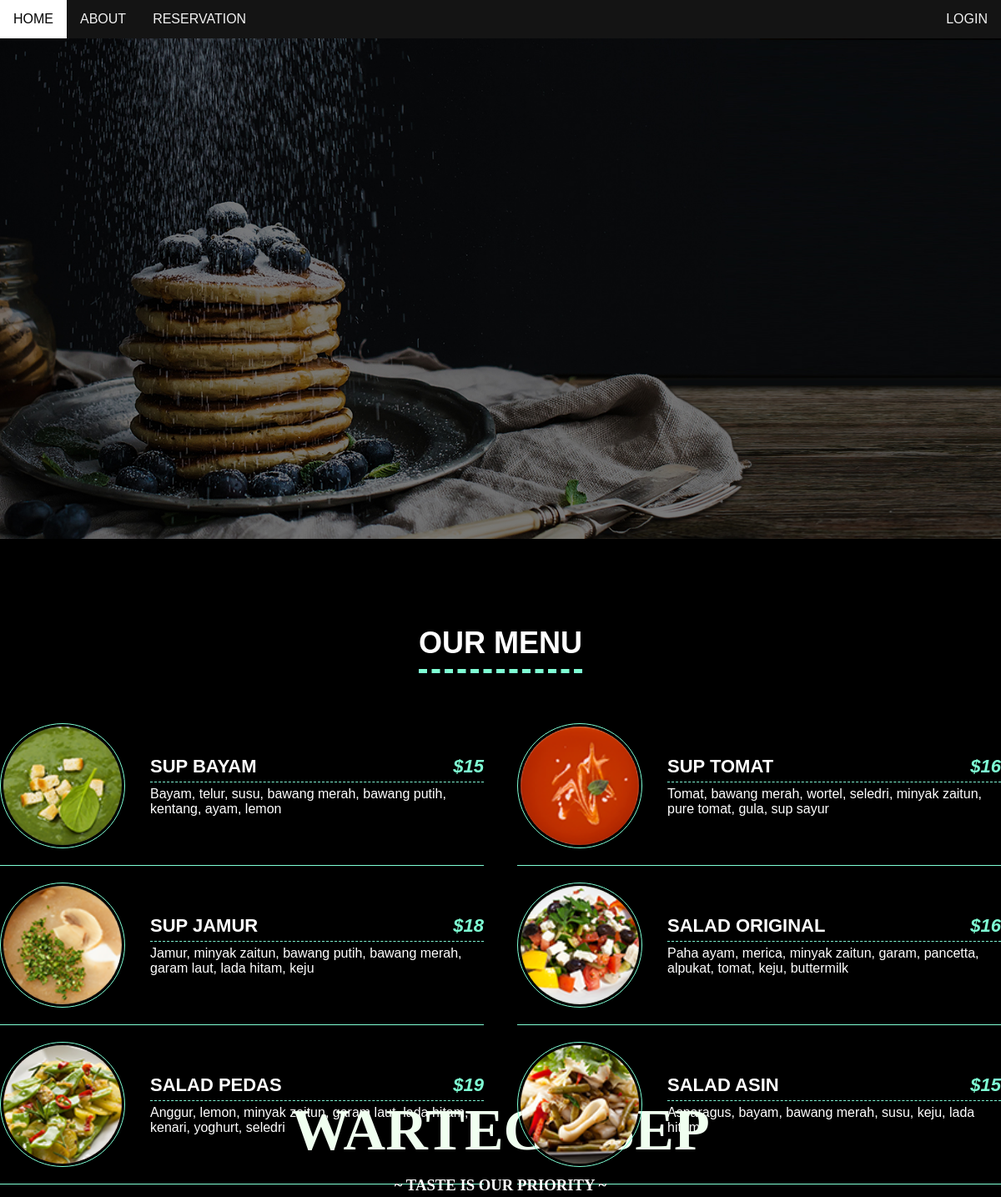
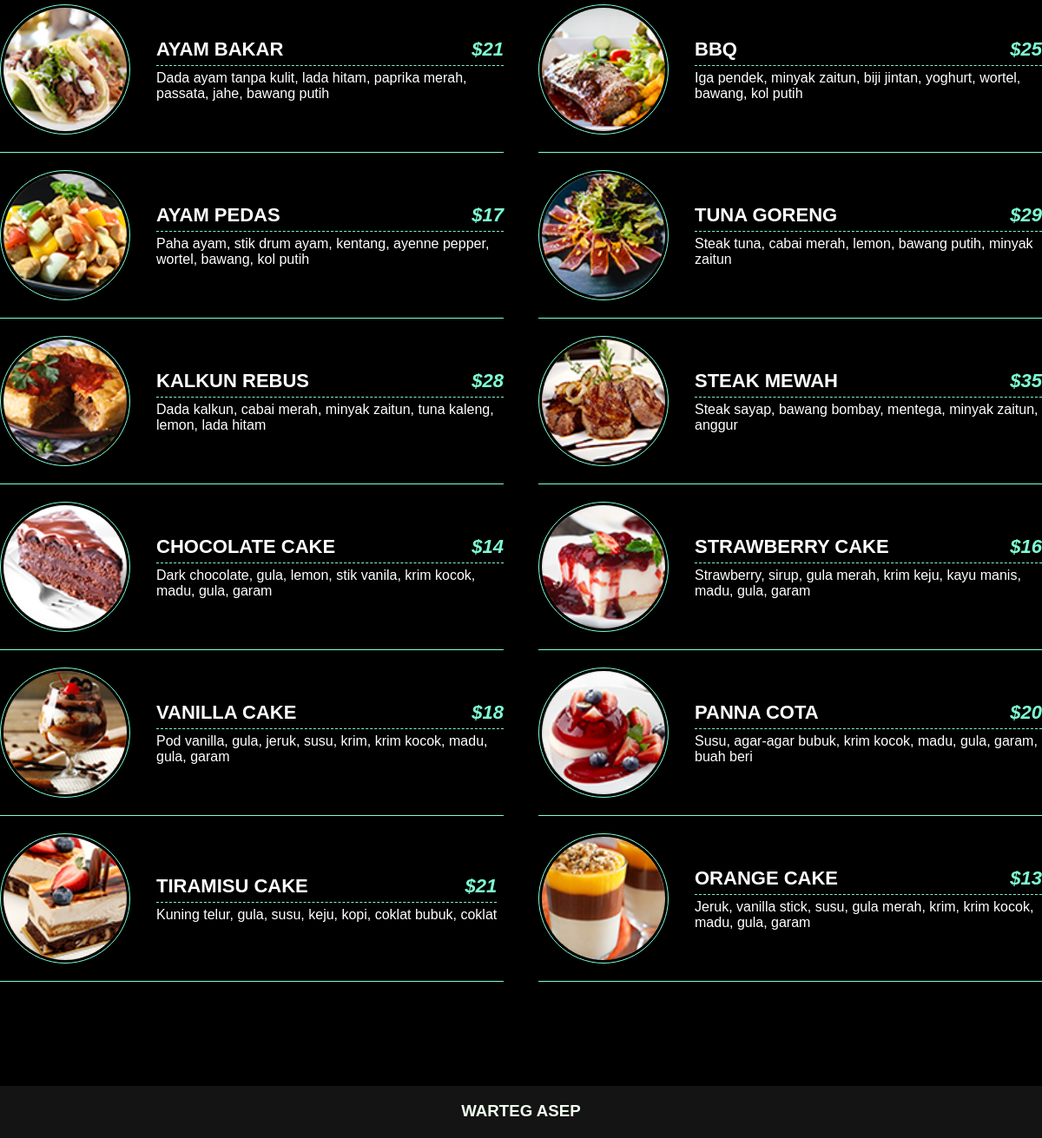
The page / on the database its author committed (2 pictures, top to bottom).
### tables this page shows
CREATE TABLE `menu` (
  `id` int(5) NOT NULL,
  `nama` varchar(30) NOT NULL,
  `harga` int(3) NOT NULL,
  `deskripsi` varchar(100) DEFAULT NULL,
  `gambar` varchar(100) DEFAULT NULL
);

### index.php (the view, shortened to what this page needs)
<!DOCTYPE html>
<html lang="en">
<head>
    <link rel="stylesheet" type="text/css" href="css/style.css">
</head>
<body>
    <div class="topnav">
        <a href="#home">HOME</a>
        <a href="#about">ABOUT</a>
        <a href="#reservation">RESERVATION</a>
        <a href="login.php" target="_blank" style="float:right">LOGIN</a>
    </div>
    <div class="header">
        <div class="header-img">
            <img src="img/page-titles/page-title-2.jpg">
        </div>
        <div class="header-title">
            <h1>WARTEG ASEP</h1>
            <h3 style="font-family:'Lucida Sans'">~ Taste is Our Priority ~</h3>
        </div>
    </div>
    <?php
    $koneksi = mysqli_connect("localhost", "root", "", "promnet") or die("Koneksi Gagal");
    $sql = "SELECT * FROM menu";
    $query = mysqli_query($koneksi, $sql);
    ?>
    <div class="wrapper">
        <div class="title">
            <h4>OUR MENU</h4>
        </div>
        <div class="menu">
            <?php
            while ($data = mysqli_fetch_array($query)) {
            ?>
                <div class="single-menu">
                    <img src="img/pics/<?php echo $data['gambar']; ?>" alt="">
                    <div class="menu-content">
                        <h4><?php echo $data['nama'] ?><span><?php echo "$" . $data['harga']; ?></span></h4>
                        <p><?php echo $data['deskripsi']; ?></p>
                    </div>
                </div>
            <?php
            }
            ?>
        </div>
    </div>
    <div class="footer">
        <br>
        <h3>WARTEG ASEP</h3>
    </div>
</body>
</html>

### css/style.css (style rules this page uses)
* { margin: 0; padding: 0; box-sizing: border-box; scroll-behavior: smooth; }
.topnav { overflow: hidden; background-color: rgb(20, 20, 20); }
.topnav a { float: left; position: relative; display: block; color: #f2f2f2; text-align: center; padding: 14px 16px; text-decoration: none; }
body { font-family: "Poppins", sans-serif; background-color: black; }
.header { text-align: center; width: 100%; height: 100%; background-size: cover; color: black; }
.header-title { position: absolute; top: 50%; left: 50%; transform: translate(-50%, -50%); text-align: center; text-transform: uppercase; color: white; }
.header h1 { font-size: 70px; text-align: center; color: honeydew; font-family: "Montez", cursive; padding-bottom: 15px; }
.header img { width: 100%; height: 600px; background-color: rgba(0, 0, 0, 0.4); object-fit: cover; position: relative; background-repeat: no-repeat; }
.wrapper { width: 1200px; margin: 100px auto; }
.title { text-align: center; margin-bottom: 60px; }
.title h4 { font-size: 36px; position: relative; display: inline-block; padding-bottom: 10px; color: white; border-bottom: 5px dashed aquamarine; }
.menu { display: flex; flex-wrap: wrap; justify-content: space-between; color: white; }
.single-menu { flex-basis: 580px; margin-bottom: 20px; padding-bottom: 20px; border-bottom: 1px solid aquamarine; }
.single-menu { display: flex; flex-direction: row; align-items: center; }
.single-menu img { width: 150px; height: 150px; margin-right: 30px; border-radius: 50%; border: 1px solid aquamarine; padding: 3px; transition: 1s; position: relative; }
.single-menu h4 { text-transform: capitalize; font-size: 22px; border-bottom: 1px dashed aquamarine; margin-bottom: 5px; padding-bottom: 5px; }
.single-menu h4 span { float: right; color: aquamarine; font-style: italic; }
.footer { overflow: hidden; background-color: rgb(20, 20, 20); display: block; height: 60px; }
.footer h3 { color: honeydew; text-align: center; }

### rows shown on the page
menu: gambar (picture), nama "SUP BAYAM", harga "15", deskripsi "Bayam, telur, susu, bawang merah, bawang putih, kentang, ayam, lemon"
menu: gambar (picture), nama "SUP TOMAT", harga "16", deskripsi "Tomat, bawang merah, wortel, seledri, minyak zaitun, pure tomat, gula, sup sayur"
menu: gambar (picture), nama "SUP JAMUR", harga "18", deskripsi "Jamur, minyak zaitun, bawang putih, bawang merah, garam laut, lada hitam, keju"
menu: gambar (picture), nama "SALAD ORIGINAL", harga "16", deskripsi "Paha ayam, merica, minyak zaitun, garam, pancetta, alpukat, tomat, keju, buttermilk"
menu: gambar (picture), nama "SALAD PEDAS", harga "19", deskripsi "Anggur, lemon, minyak zaitun, garam laut, lada hitam, kenari, yoghurt, seledri"
menu: gambar (picture), nama "SALAD ASIN", harga "15", deskripsi "Asparagus, bayam, bawang merah, susu, keju, lada hitam"
menu: gambar (picture), nama "AYAM BAKAR", harga "21", deskripsi "Dada ayam tanpa kulit, lada hitam, paprika merah, passata, jahe, bawang putih"
menu: gambar (picture), nama "BBQ", harga "25", deskripsi "Iga pendek, minyak zaitun, biji jintan, yoghurt, wortel, bawang, kol putih"
menu: gambar (picture), nama "AYAM PEDAS", harga "17", deskripsi "Paha ayam, stik drum ayam, kentang, ayenne pepper, wortel, bawang, kol putih"
menu: gambar (picture), nama "TUNA GORENG", harga "29", deskripsi "Steak tuna, cabai merah, lemon, bawang putih, minyak zaitun"
menu: gambar (picture), nama "KALKUN REBUS", harga "28", deskripsi "Dada kalkun, cabai merah, minyak zaitun, tuna kaleng, lemon, lada hitam"
menu: gambar (picture), nama "STEAK MEWAH", harga "35", deskripsi "Steak sayap, bawang bombay, mentega, minyak zaitun, anggur"
menu: gambar (picture), nama "CHOCOLATE CAKE", harga "14", deskripsi "Dark chocolate, gula, lemon, stik vanila, krim kocok, madu, gula, garam"
menu: gambar (picture), nama "STRAWBERRY CAKE", harga "16", deskripsi "Strawberry, sirup, gula merah, krim keju, kayu manis, madu, gula, garam"
menu: gambar (picture), nama "VANILLA CAKE", harga "18", deskripsi "Pod vanilla, gula, jeruk, susu, krim, krim kocok, madu, gula, garam"
menu: gambar (picture), nama "PANNA COTA", harga "20", deskripsi "Susu, agar-agar bubuk, krim kocok, madu, gula, garam, buah beri"
menu: gambar (picture), nama "TIRAMISU CAKE", harga "21", deskripsi "Kuning telur, gula, susu, keju, kopi, coklat bubuk, coklat"
menu: gambar (picture), nama "ORANGE CAKE", harga "13", deskripsi "Jeruk, vanilla stick, susu, gula merah, krim, krim kocok, madu, gula, garam"
